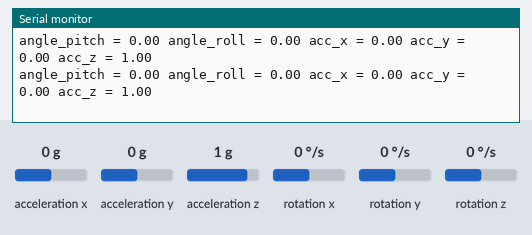
The sketch below on a simulated Arduino Pro Mini, built with avr-gcc and run on an emulated ATmega328P. Parts: the last lines printed to the serial monitor. Wiring (inferred from the names in the program): MPU-6050 motion sensor at I2C address 0x68. Inputs (shaded band) come from the test bench; at power-on: acceleration x 0 g, acceleration y 0 g, acceleration z 1 g, rotation y 0 °/s, rotation z 0 °/s, rotation x 0 °/s.

Above: at 12.2 s.
12.3 s: acceleration x set to -1.4 g
At 13.1 s:
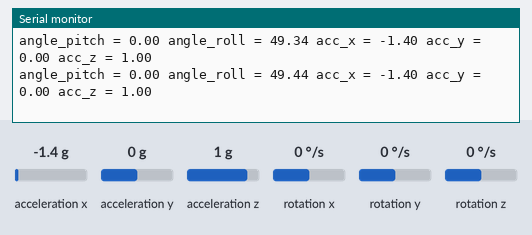
15.3 s: acceleration y set to -1.4 g
At 15.9 s:
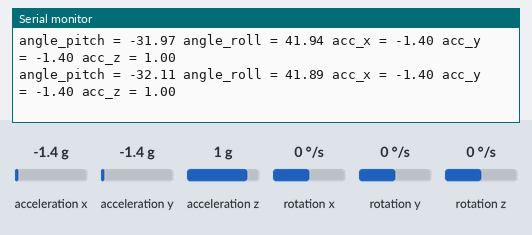
18.3 s: acceleration z set to -1.4 g
At 19.3 s:
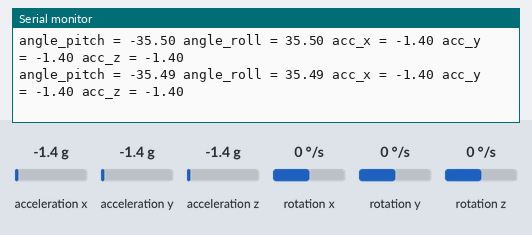
21.3 s: rotation y set to -192 °/s
At 22.3 s:
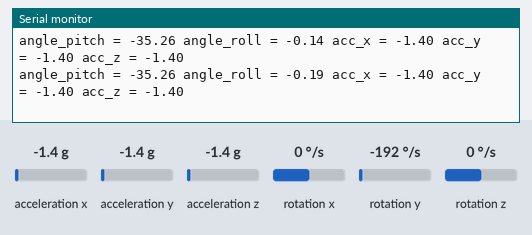
24.3 s: rotation z set to -192 °/s
At 25.1 s:
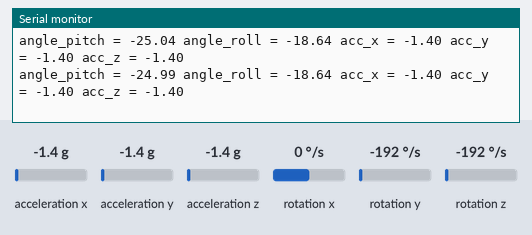
27.3 s: acceleration x set to 0 g
At 28.2 s:
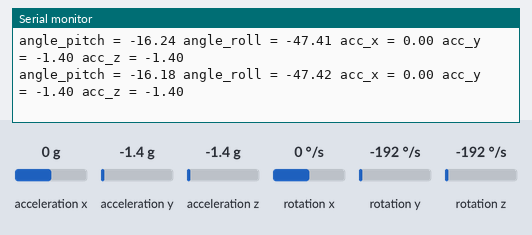
Timing chart, 0 to 28.6 s (numbered marks = the images above; inputs shaded):
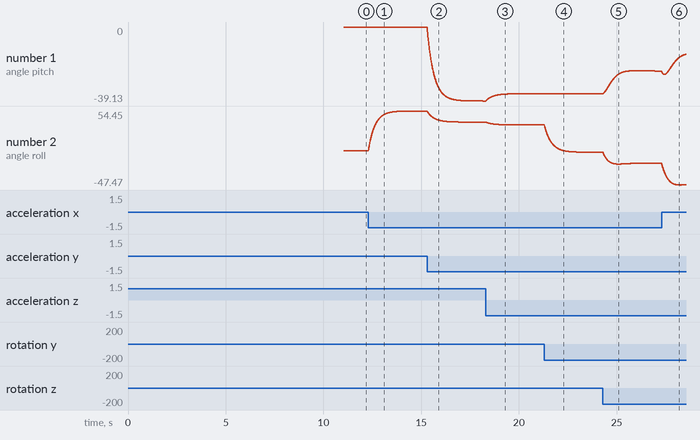

Measured:
- after the input at 12.3 s, the serial monitor: prints a new line at once (image 1)
- plotted number 2: 0 → 54.45 after the input at 12.3 s

The sketch:

mpu_6050.ino
```cpp
#include <Wire.h>

const float pi = 3.14159265359;
const int MPU6050_Addr = 0x68;
// const float gravitational_acceleration = 9.80665;

boolean set_gyro_angles = 0;

unsigned long loop_period = 4000; // in microseconds
unsigned long last_loop_period;

long raw_acc_x, raw_acc_y, raw_acc_z;
long raw_gyro_x, raw_gyro_y, raw_gyro_z;
long raw_temperature;

float acc_x, acc_y, acc_z;
float gyro_x, gyro_y, gyro_z;
float temperature;

float acc_total_vector;
float acc_pitch_angle, acc_roll_angle;

long raw_gyro_x_cal, raw_gyro_y_cal, raw_gyro_z_cal;

float angle_pitch, angle_roll;
float angle_pitch_output, angle_roll_output;

void setup() {
  Wire.begin();
  Serial.begin(115200);
  setup_mpu_6050_registers();
  get_gyro_calibration_data();
  last_loop_period = micros();
}

void loop() {
  read_mpu_6050_data();
  process_raw_data();

  Serial.print("angle_pitch = ");
  Serial.print(angle_pitch);
  Serial.print(" angle_roll = ");
  Serial.print(angle_roll);
  Serial.print(" acc_x = ");
  Serial.print(acc_x);
  Serial.print(" acc_y = ");
  Serial.print(acc_y);
  Serial.print(" acc_z = ");
  Serial.println(acc_z);

  // ROBOT ONE DOGRU EGILDIGINDE ACC_Z < 0
  // ROBOT ARKAYA DOGRU EGILDIGINDE ACC_Z > 0
  // Serial.printler hariç imu hesaplamaları ortalama 1600 microsecond süre alıyor.
  // Diğer işlemler için 2400 microsecond sürem var.

  while(micros()-last_loop_period < loop_period) { // 3.3 VOLT'LUK 8 MHZ'LIK ARDUINO PRO MINI'DE LOOP_PERIOD'U BURADA 2 İLE ÇARP (IDEDE SIKINTI VAR 16 MHZ GİBİ DÜŞÜNÜYOR)
    //do nothing while we wait for the fixed period to expire
  }
  last_loop_period = micros();
}

void process_raw_data(){
  raw_gyro_x -= raw_gyro_x_cal;
  raw_gyro_y -= raw_gyro_y_cal;
  raw_gyro_z -= raw_gyro_z_cal;

  temperature = raw_temperature/340.0 + 36.53;

  acc_x = raw_acc_x/4096.0; // acceleration about x-axis in g
  acc_y = raw_acc_y/4096.0; // acceleration about y-axis in g
  acc_z = raw_acc_z/4096.0; // acceleration about z-axis in g

  gyro_x = raw_gyro_x/65.5; // rotation about x-axis in degree/second
  gyro_y = raw_gyro_y/65.5; // rotation about y-axis in degree/second
  gyro_z = raw_gyro_z/65.5; // rotation about z-axis in degree/second

  angle_pitch += gyro_x * 0.004; // Main loop iterates every 4 milliseconds so in order to get rotation in degrees we multiply by 0.004 seconds
  angle_roll += gyro_y * 0.004; // Main loop iterates every 4 milliseconds so in order to get rotation in degrees we multiply by 0.004 seconds

  // The Arduino sin function is in radians
  angle_pitch += angle_roll * sin(gyro_z * 0.004 * (pi / 180));               //If the IMU has yawed transfer the roll angle to the pitch angle
  angle_roll -= angle_pitch * sin(gyro_z * 0.004 * (pi / 180));               //If the IMU has yawed transfer the pitch angle to the roll angle

  // The Arduino asin function is in radians
  acc_total_vector = sqrt((acc_x*acc_x)+(acc_y*acc_y)+(acc_z*acc_z));
  acc_pitch_angle = asin((float)acc_y/acc_total_vector)* (180/pi);
  acc_roll_angle = asin((float)acc_x/acc_total_vector)* -(180/pi);

  //Place the MPU-6050 spirit level and note the values in the following two lines for calibration
  acc_pitch_angle -= 0;                                              //Accelerometer calibration value for pitch
  acc_roll_angle -= 0;                                               //Accelerometer calibration value for roll

  if(set_gyro_angles){                                                 //If the IMU is already started
    angle_pitch = angle_pitch * 0.98 + acc_pitch_angle * 0.02;        //Correct the drift of the gyro pitch angle with the accelerometer pitch angle
    angle_roll = angle_roll * 0.98 + acc_roll_angle * 0.02;           //Correct the drift of the gyro roll angle with the accelerometer roll angle
  }
  else{                                                                //At first start
    angle_pitch = acc_pitch_angle;                                     //Set the gyro pitch angle equal to the accelerometer pitch angle
    angle_roll = acc_roll_angle;                                       //Set the gyro roll angle equal to the accelerometer roll angle
    set_gyro_angles = true;                                            //Set the IMU started flag
  }

/*
  //To dampen the pitch and roll angles a complementary filter is used
  angle_pitch_output = angle_pitch_output * 0.9 + angle_pitch * 0.1;   //Take 90% of the output pitch value and add 10% of the raw pitch value
  angle_roll_output = angle_roll_output * 0.9 + angle_roll * 0.1;      //Take 90% of the output roll value and add 10% of the raw roll value
*/
}

void get_gyro_calibration_data(){
  Serial.println("\n\nCalibrating gyro");                              //Print text to screen
  for (int cal_int = 0; cal_int < 2000 ; cal_int ++){                  //Run this code 2000 times
    read_mpu_6050_data();                                              //Read the raw acc and gyro data from the MPU-6050
    raw_gyro_x_cal += raw_gyro_x;                                              //Add the gyro x-axis offset to the gyro_x_cal variable
    raw_gyro_y_cal += raw_gyro_y;                                              //Add the gyro y-axis offset to the gyro_y_cal variable
    raw_gyro_z_cal += raw_gyro_z;                                              //Add the gyro z-axis offset to the gyro_z_cal variable
    delay(3);                                                          //Delay 3us to simulate the 250Hz program loop
  }
  raw_gyro_x_cal /= 2000;                                                  //Divide the gyro_x_cal variable by 2000 to get the avarage offset
  raw_gyro_y_cal /= 2000;                                                  //Divide the gyro_y_cal variable by 2000 to get the avarage offset
  raw_gyro_z_cal /= 2000;
}

void read_mpu_6050_data(){
  Wire.beginTransmission(0x68);                                      //Start communicating with the MPU-6050
  Wire.write(0x3B);                                                    //Send the requested starting register
  Wire.endTransmission();                                              //End the transmission
  Wire.requestFrom(0x68,14);                                           //Request 14 bytes from the MPU-6050
  while(Wire.available() < 14);                                        //Wait until all the bytes are received
  raw_acc_x = Wire.read()<<8|Wire.read();                                  //Add the low and high byte to the acc_x variable
  // Read 1 byte and shift it 8 position to the left and then read another 1 byte, to concatanate these two bytes, bitwise OR them
  raw_acc_y = Wire.read()<<8|Wire.read();                                  //Add the low and high byte to the acc_y variable
  raw_acc_z = Wire.read()<<8|Wire.read();                                  //Add the low and high byte to the acc_z variable
  raw_temperature = Wire.read()<<8|Wire.read();                            //Add the low and high byte to the temperature variable
  raw_gyro_x = Wire.read()<<8|Wire.read();                                 //Add the low and high byte to the gyro_x variable
  raw_gyro_y = Wire.read()<<8|Wire.read();                                 //Add the low and high byte to the gyro_y variable
  raw_gyro_z = Wire.read()<<8|Wire.read();                                 //Add the low and high byte to the gyro_z variable
}

void setup_mpu_6050_registers(){
  //Activate the MPU-6050
  Wire.beginTransmission(MPU6050_Addr);   //Start communicating with the MPU-6050
  Wire.write(0x6B);                       //Send the requested starting register (PWR_MGMT_1)
  Wire.write(0x00);                       //Set the register (PWR_MGMT_1) as b'00000000'
  Wire.endTransmission();                 //End the transmission

    //Configure the accelerometer (+/-8g) SET ACCELEROMETER'S FULL SCALE as (+/-8g) --> LSB SENSITIVITY = 4096 LSB/g
  Wire.beginTransmission(MPU6050_Addr);                                //Start communicating with the MPU-6050
  Wire.write(0x1C);                                                    //Send the requested starting register (ACCEL_CONFIG)
  Wire.write(0x10);                                                    //Set the requested starting register
  Wire.endTransmission();                                              //End the transmission

  //Configure the gyro (500dps full scale) SET GYROSCOPE'S FULL SCALE as (500dps) --> LSB SENSITIVITY = 65.5 LSB/(degree/second)
  Wire.beginTransmission(MPU6050_Addr);                                        //Start communicating with the MPU-6050
  Wire.write(0x1B);                                                    //Send the requested starting register (GYRO_CONFIG)
  Wire.write(0x08);                                                    //Set the requested starting register
  Wire.endTransmission();

  //Configure the MPU_6050 to work at gyroscope 8 kHz and accelerometer at 1 kHz
  Wire.beginTransmission(MPU6050_Addr);
  Wire.write(0x19);                              // Send the requested starting register (SMPRT_DIV)
  Wire.write(0x00);                              // Write 0x00 in that register to obtain maximum sample rate  // Sample Rate = Gyroscope Output Rate / (1 + SMPLRT_DIV)
  Wire.endTransmission();

  Wire.beginTransmission(MPU6050_Addr);
  Wire.write(0x1A);                             // Send the requested starting register (CONFIG)
  Wire.write(0x00);                             // Write 0x00 in that register to set DLPF_CFG = 0
  Wire.endTransmission();

  delay(1500);
  Serial.println("Setup of MPU-6050 registers are done.");
}
```
